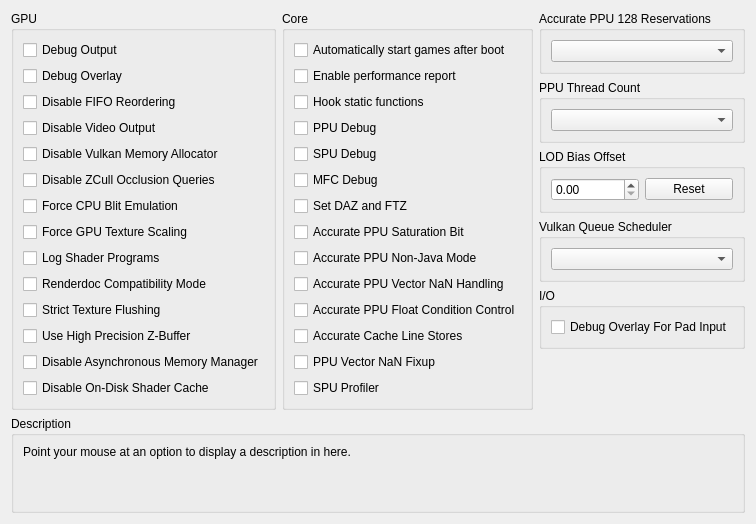
      <widget class="QWidget" name="debugTab">
       <attribute name="title">
        <string>Debug</string>
       </attribute>
       <layout class="QVBoxLayout" name="debugTab_layout" stretch="0,1,0">
        <item>
         <layout class="QHBoxLayout" name="debugTabLayout" stretch="1,1,1">
          <item>
           <widget class="QGroupBox" name="gb_debug_gpu">
            <property name="enabled">
             <bool>true</bool>
            </property>
            <property name="title">
             <string>GPU</string>
            </property>
            <property name="alignment">
             <set>Qt::AlignmentFlag::AlignLeading|Qt::AlignmentFlag::AlignLeft|Qt::AlignmentFlag::AlignTop</set>
            </property>
            <layout class="QVBoxLayout" name="gb_debug_gpu_layout">
             <item alignment="Qt::AlignmentFlag::AlignTop">
              <widget class="QCheckBox" name="debugOutput">
               <property name="text">
                <string>Debug Output</string>
               </property>
              </widget>
             </item>
             <item>
              <widget class="QCheckBox" name="debugOverlay">
               <property name="text">
                <string>Debug Overlay</string>
               </property>
              </widget>
             </item>
             <item>
              <widget class="QCheckBox" name="disableFIFOReordering">
               <property name="text">
                <string>Disable FIFO Reordering</string>
               </property>
              </widget>
             </item>
             <item>
              <widget class="QCheckBox" name="disableVideoOutput">
               <property name="text">
                <string>Disable Video Output</string>
               </property>
              </widget>
             </item>
             <item>
              <widget class="QCheckBox" name="disableVulkanMemAllocator">
               <property name="text">
                <string>Disable Vulkan Memory Allocator</string>
               </property>
              </widget>
             </item>
             <item>
              <widget class="QCheckBox" name="disableHwOcclusionQueries">
               <property name="text">
                <string>Disable ZCull Occlusion Queries</string>
               </property>
              </widget>
             </item>
             <item>
              <widget class="QCheckBox" name="forceCpuBlitEmulation">
               <property name="text">
                <string>Force CPU Blit Emulation</string>
               </property>
              </widget>
             </item>
             <item>
              <widget class="QCheckBox" name="gpuTextureScaling">
               <property name="text">
                <string>Force GPU Texture Scaling</string>
               </property>
              </widget>
             </item>
             <item>
              <widget class="QCheckBox" name="logProg">
               <property name="text">
                <string>Log Shader Programs</string>
               </property>
              </widget>
             </item>
             <item alignment="Qt::AlignmentFlag::AlignTop">
              <widget class="QCheckBox" name="renderdocCompatibility">
               <property name="enabled">
                <bool>true</bool>
               </property>
               <property name="text">
                <string>Renderdoc Compatibility Mode</string>
               </property>
              </widget>
             </item>
             <item>
              <widget class="QCheckBox" name="strictTextureFlushing">
               <property name="text">
                <string>Strict Texture Flushing</string>
               </property>
              </widget>
             </item>
             <item alignment="Qt::AlignmentFlag::AlignTop">
              <widget class="QCheckBox" name="forceHighpZ">
               <property name="text">
                <string>Use High Precision Z-Buffer</string>
               </property>
              </widget>
             </item>
             <item>
              <widget class="QCheckBox" name="disableAsyncHostMM">
               <property name="text">
                <string>Disable Asynchronous Memory Manager</string>
               </property>
              </widget>
             </item>
             <item>
              <widget class="QCheckBox" name="disableOnDiskShaderCache">
               <property name="text">
                <string>Disable On-Disk Shader Cache</string>
               </property>
              </widget>
             </item>
             <item>
              <spacer name="verticalSpacerDebugGPU">
               <property name="orientation">
                <enum>Qt::Orientation::Vertical</enum>
               </property>
               <property name="sizeType">
                <enum>QSizePolicy::Policy::MinimumExpanding</enum>
               </property>
               <property name="sizeHint" stdset="0">
                <size>
                 <width>0</width>
                 <height>0</height>
                </size>
               </property>
              </spacer>
             </item>
            </layout>
           </widget>
          </item>
          <item>
           <widget class="QGroupBox" name="gb_debug_core">
            <property name="title">
             <string>Core</string>
            </property>
            <layout class="QVBoxLayout" name="gb_debug_core_layout">
             <item>
              <widget class="QCheckBox" name="alwaysStart">
               <property name="text">
                <string>Automatically start games after boot</string>
               </property>
              </widget>
             </item>
             <item>
              <widget class="QCheckBox" name="perfReport">
               <property name="text">
                <string>Enable performance report</string>
               </property>
              </widget>
             </item>
             <item>
              <widget class="QCheckBox" name="hookStFunc">
               <property name="text">
                <string>Hook static functions</string>
               </property>
              </widget>
             </item>
             <item>
              <widget class="QCheckBox" name="ppuDebug">
               <property name="text">
                <string>PPU Debug</string>
               </property>
              </widget>
             </item>
             <item>
              <widget class="QCheckBox" name="spuDebug">
               <property name="text">
                <string>SPU Debug</string>
               </property>
              </widget>
             </item>
             <item>
              <widget class="QCheckBox" name="mfcDebug">
               <property name="text">
                <string>MFC Debug</string>
               </property>
              </widget>
             </item>
             <item>
              <widget class="QCheckBox" name="setDAZandFTZ">
               <property name="text">
                <string>Set DAZ and FTZ</string>
               </property>
              </widget>
             </item>
             <item>
              <widget class="QCheckBox" name="accuratePPUSAT">
               <property name="text">
                <string>Accurate PPU Saturation Bit</string>
               </property>
              </widget>
             </item>
             <item>
              <widget class="QCheckBox" name="accuratePPUNJ">
               <property name="text">
                <string>Accurate PPU Non-Java Mode</string>
               </property>
              </widget>
             </item>
             <item>
              <widget class="QCheckBox" name="accuratePPUVNAN">
               <property name="text">
                <string>Accurate PPU Vector NaN Handling</string>
               </property>
              </widget>
             </item>
             <item>
              <widget class="QCheckBox" name="accuratePPUFPCC">
               <property name="text">
                <string>Accurate PPU Float Condition Control</string>
               </property>
              </widget>
             </item>
             <item>
              <widget class="QCheckBox" name="accurateClineStores">
               <property name="text">
                <string>Accurate Cache Line Stores</string>
               </property>
              </widget>
             </item>
             <item>
              <widget class="QCheckBox" name="fixupPPUVNAN">
               <property name="text">
                <string>PPU Vector NaN Fixup</string>
               </property>
              </widget>
             </item>
             <item>
              <widget class="QCheckBox" name="spuProfiler">
               <property name="text">
                <string>SPU Profiler</string>
               </property>
              </widget>
             </item>
             <item>
              <spacer name="verticalSpacerDebugCore">
               <property name="orientation">
                <enum>Qt::Orientation::Vertical</enum>
               </property>
               <property name="sizeType">
                <enum>QSizePolicy::Policy::MinimumExpanding</enum>
               </property>
               <property name="sizeHint" stdset="0">
                <size>
                 <width>0</width>
                 <height>0</height>
                </size>
               </property>
              </spacer>
             </item>
            </layout>
           </widget>
          </item>
          <item>
           <widget class="QWidget" name="debug_more_stuff" native="true">
            <layout class="QVBoxLayout" name="debug_more_stuff_layout" stretch="0,0,0,0,0,1">
             <property name="leftMargin">
              <number>0</number>
             </property>
             <property name="topMargin">
              <number>0</number>
             </property>
             <property name="rightMargin">
              <number>0</number>
             </property>
             <property name="bottomMargin">
              <number>0</number>
             </property>
             <item>
              <widget class="QGroupBox" name="gb_accurate_ppu_128">
               <property name="title">
                <string>Accurate PPU 128 Reservations</string>
               </property>
               <layout class="QVBoxLayout" name="gb_accurate_ppu_128_layout">
                <item>
                 <widget class="QComboBox" name="combo_accurate_ppu_128"/>
                </item>
               </layout>
              </widget>
             </item>
             <item>
              <widget class="QGroupBox" name="gb_num_ppu_threads">
               <property name="title">
                <string>PPU Thread Count</string>
               </property>
               <layout class="QVBoxLayout" name="vbl_num_ppu_threads">
                <item>
                 <widget class="QComboBox" name="combo_num_ppu_threads"/>
                </item>
               </layout>
              </widget>
             </item>
             <item>
              <widget class="QGroupBox" name="gb_Level_of_Detail">
               <property name="title">
                <string>LOD Bias Offset</string>
               </property>
               <layout class="QVBoxLayout" name="gb_Level_of_Detail_Layout">
                <item>
                 <layout class="QHBoxLayout" name="TextureLODBiasLayout">
                  <item>
                   <widget class="QDoubleSpinBox" name="TextureLODBias"/>
                  </item>
                  <item>
                   <widget class="QPushButton" name="TextureLODBiasReset">
                    <property name="text">
                     <string>Reset</string>
                    </property>
                   </widget>
                  </item>
                 </layout>
                </item>
               </layout>
              </widget>
             </item>
             <item>
              <widget class="QGroupBox" name="gb_vulkansched">
               <property name="sizePolicy">
                <sizepolicy hsizetype="Preferred" vsizetype="Minimum">
                 <horstretch>0</horstretch>
                 <verstretch>0</verstretch>
                </sizepolicy>
               </property>
               <property name="title">
                <string>Vulkan Queue Scheduler</string>
               </property>
               <layout class="QVBoxLayout" name="gb_vksched_layout">
                <item>
                 <widget class="QComboBox" name="vulkansched"/>
                </item>
               </layout>
              </widget>
             </item>
             <item>
              <widget class="QGroupBox" name="gb_debug_io">
               <property name="title">
                <string>I/O</string>
               </property>
               <layout class="QVBoxLayout" name="gb_debug_io_layout">
                <item>
                 <widget class="QCheckBox" name="debugOverlayIO">
                  <property name="text">
                   <string>Debug Overlay For Pad Input</string>
                  </property>
                 </widget>
                </item>
                <item>
                 <spacer name="verticalSpacer">
                  <property name="orientation">
                   <enum>Qt::Orientation::Vertical</enum>
                  </property>
                  <property name="sizeType">
                   <enum>QSizePolicy::Policy::MinimumExpanding</enum>
                  </property>
                  <property name="sizeHint" stdset="0">
                   <size>
                    <width>0</width>
                    <height>0</height>
                   </size>
                  </property>
                 </spacer>
                </item>
               </layout>
              </widget>
             </item>
             <item>
              <spacer name="verticalSpacerDebugMore">
               <property name="orientation">
                <enum>Qt::Orientation::Vertical</enum>
               </property>
               <property name="sizeType">
                <enum>QSizePolicy::Policy::MinimumExpanding</enum>
               </property>
               <property name="sizeHint" stdset="0">
                <size>
                 <width>0</width>
                 <height>0</height>
                </size>
               </property>
              </spacer>
             </item>
            </layout>
           </widget>
          </item>
         </layout>
        </item>
        <item>
         <spacer name="debugTabSpacer">
          <property name="orientation">
           <enum>Qt::Orientation::Vertical</enum>
          </property>
          <property name="sizeType">
           <enum>QSizePolicy::Policy::MinimumExpanding</enum>
          </property>
          <property name="sizeHint" stdset="0">
           <size>
            <width>0</width>
            <height>0</height>
           </size>
          </property>
         </spacer>
        </item>
        <item>
         <widget class="QGroupBox" name="gb_description_debug">
          <property name="title">
           <string>Description</string>
          </property>
          <layout class="QVBoxLayout" name="gb_description_debug_layout">
           <item>
            <widget class="QLabel" name="description_debug">
             <property name="text">
              <string>Point your mouse at an option to display a description in here.


</string>
             </property>
             <property name="textFormat">
              <enum>Qt::TextFormat::PlainText</enum>
             </property>
             <property name="alignment">
              <set>Qt::AlignmentFlag::AlignLeading|Qt::AlignmentFlag::AlignLeft|Qt::AlignmentFlag::AlignTop</set>
             </property>
             <property name="wordWrap">
              <bool>true</bool>
             </property>
            </widget>
           </item>
          </layout>
         </widget>
        </item>
       </layout>
      </widget>
